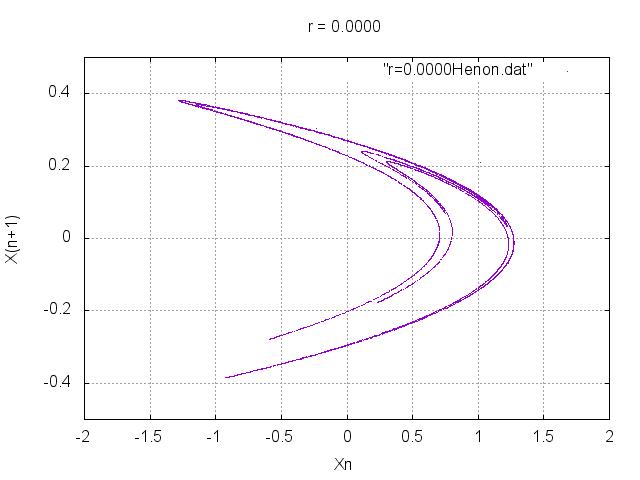

Write the gnuplot code that produced this figure.
set grid
set title "r = 0.0000"
set xrange [-2:2]
set yrange [-0.5:0.5]
set xlabel "Xn"
set ylabel "X(n+1)"
plot "r=0.0000Henon.dat" with points pt 0.5 ps 0.2
pause 2
set terminal png
set output "r=0.0000Henon.png"
replot
set terminal x11
